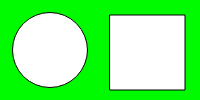
Frame 1 (no input)
Frame 60 (no input): identical to frame 1, image omitted
Frame 120 (the mouse pressed at the canvas centre since frame 60): identical to frame 1, image omitted

The p5.js sketch that drew this single still picture (run headless with seeded random() and noise() and a simulated clock; from frame 60 on, the mouse is pressed at the canvas centre):

// p5.js sketch
// ── sketch.js
function setup() {
  createCanvas(200, 100);
  colorMode(RGB)
}

function draw() {
  background(0,250,0);
  circle(50,50,75)
  square(110,15,75)


}
